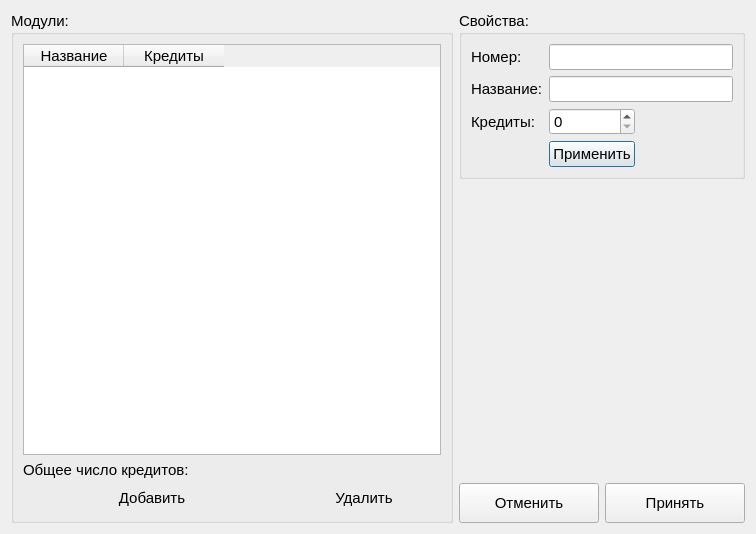
<?xml version="1.0" encoding="UTF-8"?>
<ui version="4.0">
 <class>ModuleEditorDialog</class>
 <widget class="QDialog" name="ModuleEditorDialog">
  <property name="geometry">
   <rect>
    <x>0</x>
    <y>0</y>
    <width>756</width>
    <height>534</height>
   </rect>
  </property>
  <property name="windowTitle">
   <string>Dialog</string>
  </property>
  <layout class="QGridLayout" name="gridLayout_3">
   <item row="0" column="1" colspan="2">
    <widget class="QGroupBox" name="groupBox_2">
     <property name="sizePolicy">
      <sizepolicy hsizetype="Preferred" vsizetype="Preferred">
       <horstretch>5</horstretch>
       <verstretch>0</verstretch>
      </sizepolicy>
     </property>
     <property name="font">
      <font>
       <pointsize>11</pointsize>
      </font>
     </property>
     <property name="title">
      <string>Свойства:</string>
     </property>
     <layout class="QGridLayout" name="gridLayout_2">
      <item row="1" column="0">
       <widget class="QLabel" name="label_4">
        <property name="text">
         <string>Название:</string>
        </property>
       </widget>
      </item>
      <item row="2" column="2">
       <spacer name="horizontalSpacer">
        <property name="orientation">
         <enum>Qt::Horizontal</enum>
        </property>
        <property name="sizeHint" stdset="0">
         <size>
          <width>40</width>
          <height>20</height>
         </size>
        </property>
       </spacer>
      </item>
      <item row="0" column="1" colspan="2">
       <widget class="QLineEdit" name="lineEdit_id"/>
      </item>
      <item row="2" column="1">
       <widget class="QSpinBox" name="spinBox_Credits"/>
      </item>
      <item row="2" column="0">
       <widget class="QLabel" name="label_5">
        <property name="text">
         <string>Кредиты:</string>
        </property>
       </widget>
      </item>
      <item row="1" column="1" colspan="2">
       <widget class="QLineEdit" name="lineEdit_name"/>
      </item>
      <item row="0" column="0">
       <widget class="QLabel" name="label_3">
        <property name="text">
         <string>Номер:</string>
        </property>
       </widget>
      </item>
      <item row="3" column="1">
       <widget class="QPushButton" name="pushButton_Change">
        <property name="text">
         <string>Применить</string>
        </property>
       </widget>
      </item>
     </layout>
    </widget>
   </item>
   <item row="1" column="1">
    <spacer name="verticalSpacer">
     <property name="orientation">
      <enum>Qt::Vertical</enum>
     </property>
     <property name="sizeHint" stdset="0">
      <size>
       <width>20</width>
       <height>293</height>
      </size>
     </property>
    </spacer>
   </item>
   <item row="2" column="1">
    <widget class="QPushButton" name="pushButton_Cancel">
     <property name="sizePolicy">
      <sizepolicy hsizetype="Maximum" vsizetype="Maximum">
       <horstretch>0</horstretch>
       <verstretch>0</verstretch>
      </sizepolicy>
     </property>
     <property name="minimumSize">
      <size>
       <width>140</width>
       <height>40</height>
      </size>
     </property>
     <property name="maximumSize">
      <size>
       <width>140</width>
       <height>40</height>
      </size>
     </property>
     <property name="font">
      <font>
       <pointsize>11</pointsize>
      </font>
     </property>
     <property name="text">
      <string>Отменить</string>
     </property>
    </widget>
   </item>
   <item row="2" column="2">
    <widget class="QPushButton" name="pushButton_Save">
     <property name="sizePolicy">
      <sizepolicy hsizetype="Maximum" vsizetype="Maximum">
       <horstretch>0</horstretch>
       <verstretch>0</verstretch>
      </sizepolicy>
     </property>
     <property name="minimumSize">
      <size>
       <width>140</width>
       <height>40</height>
      </size>
     </property>
     <property name="sizeIncrement">
      <size>
       <width>140</width>
       <height>40</height>
      </size>
     </property>
     <property name="font">
      <font>
       <pointsize>11</pointsize>
      </font>
     </property>
     <property name="text">
      <string>Принять</string>
     </property>
    </widget>
   </item>
   <item row="0" column="0" rowspan="3">
    <widget class="QGroupBox" name="groupBox">
     <property name="sizePolicy">
      <sizepolicy hsizetype="Preferred" vsizetype="Preferred">
       <horstretch>3</horstretch>
       <verstretch>0</verstretch>
      </sizepolicy>
     </property>
     <property name="font">
      <font>
       <pointsize>11</pointsize>
      </font>
     </property>
     <property name="title">
      <string>Модули:</string>
     </property>
     <layout class="QGridLayout" name="gridLayout">
      <item row="0" column="0" colspan="2">
       <widget class="QTableWidget" name="tableWidget">
        <property name="editTriggers">
         <set>QAbstractItemView::AnyKeyPressed|QAbstractItemView::EditKeyPressed</set>
        </property>
        <property name="selectionMode">
         <enum>QAbstractItemView::SingleSelection</enum>
        </property>
        <property name="selectionBehavior">
         <enum>QAbstractItemView::SelectRows</enum>
        </property>
        <attribute name="verticalHeaderVisible">
         <bool>false</bool>
        </attribute>
        <column>
         <property name="text">
          <string>Название</string>
         </property>
        </column>
        <column>
         <property name="text">
          <string>Кредиты</string>
         </property>
        </column>
       </widget>
      </item>
      <item row="1" column="0">
       <widget class="QLabel" name="label">
        <property name="text">
         <string>Общее число кредитов:</string>
        </property>
       </widget>
      </item>
      <item row="1" column="1">
       <widget class="QLabel" name="label_sum_credits">
        <property name="text">
         <string/>
        </property>
        <property name="alignment">
         <set>Qt::AlignRight|Qt::AlignTrailing|Qt::AlignVCenter</set>
        </property>
       </widget>
      </item>
      <item row="2" column="0">
       <widget class="QPushButton" name="pushButton_Add">
        <property name="sizePolicy">
         <sizepolicy hsizetype="Minimum" vsizetype="Fixed">
          <horstretch>5</horstretch>
          <verstretch>0</verstretch>
         </sizepolicy>
        </property>
        <property name="text">
         <string>Добавить</string>
        </property>
        <property name="flat">
         <bool>true</bool>
        </property>
       </widget>
      </item>
      <item row="2" column="1">
       <widget class="QPushButton" name="pushButton_Delete">
        <property name="sizePolicy">
         <sizepolicy hsizetype="Minimum" vsizetype="Fixed">
          <horstretch>3</horstretch>
          <verstretch>0</verstretch>
         </sizepolicy>
        </property>
        <property name="text">
         <string>Удалить</string>
        </property>
        <property name="flat">
         <bool>true</bool>
        </property>
       </widget>
      </item>
     </layout>
    </widget>
   </item>
  </layout>
 </widget>
 <resources/>
 <connections/>
</ui>
